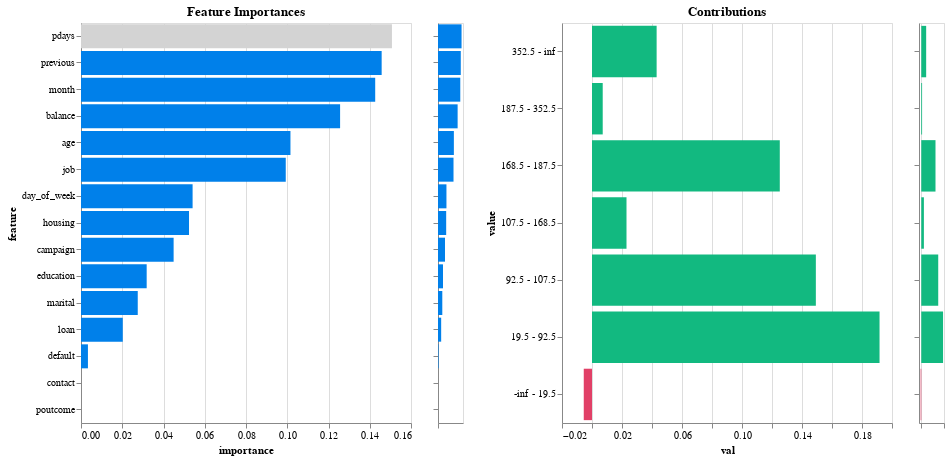

Source (notebook cell):
### Code cell
model_dd.explain()

### Figure 1 — Vega-Lite specification as saved in the notebook (floating-point values rounded to 4 significant figures)
{"config": {"view": {"continuousWidth": 300, "continuousHeight": 300}}, "hconcat": [{"mark": {"type": "bar", "color": "#0080ea"}, "encoding": {"color": {"condition": {"param": "param_4", "value": "lightgray"}, "value": "#0080ea"}, "tooltip": {"field": "importance_label", "type": "nominal"}, "x": {"field": "importance", "type": "quantitative"}, "y": {"field": "feature", "sort": {"field": "importance", "order": "descending"}, "type": "nominal"}}, "height": 400, "name": "view_5", "title": "Feature Importances", "transform": [{"filter": {"param": "param_5"}}], "width": 330}, {"mark": {"type": "bar", "color": "#0080ea"}, "encoding": {"x": {"axis": {"labels": false, "title": null}, "field": "importance", "type": "quantitative"}, "y": {"axis": {"labels": false, "title": null}, "field": "feature", "sort": "-x", "type": "nominal"}}, "height": 400, "name": "view_6", "width": 25}, {"data": {"name": "data-11e1279f90fbcd98d696f22a0cb29be1"}, "mark": {"type": "bar", "color": "#e14067"}, "encoding": {"color": {"condition": {"test": "(datum.contribution < 0)", "value": "#e14067"}, "value": "#12b980"}, "tooltip": {"field": "score_label", "type": "nominal"}, "x": {"field": "val", "type": "quantitative"}, "y": {"field": "value", "sort": {"field": "index", "order": "descending"}, "type": "nominal"}}, "height": 400, "name": "view_7", "title": "Contributions", "transform": [{"fold": ["contribution", "mean", "frequency"], "as": ["column", "val"]}, {"filter": {"param": "Select"}}, {"filter": {"param": "param_4"}}, {"filter": {"param": "param_6"}}], "width": 330}, {"data": {"name": "data-11e1279f90fbcd98d696f22a0cb29be1"}, "mark": {"type": "bar", "color": "#e14067"}, "encoding": {"color": {"condition": {"test": "(datum.contribution < 0)", "value": "#e14067"}, "value": "#12b980"}, "x": {"axis": {"labels": false, "title": null}, "field": "contribution", "type": "quantitative"}, "y": {"axis": {"labels": false, "title": null}, "field": "value", "sort": {"field": "index", "order": "descending"}, "type": "nominal"}}, "height": 400, "name": "view_8", "transform": [{"filter": {"param": "param_4"}}], "width": 25}], "data": {"name": "data-58c925f8be57118707182683671c3de5"}, "params": [{"name": "param_4", "select": {"type": "point", "fields": ["feature"]}, "value": "pdays", "views": ["view_5"]}, {"name": "Select", "select": {"type": "point", "fields": ["column"]}, "bind": {"input": "select", "options": ["contribution", "mean", "frequency"]}, "value": "contribution", "views": ["view_5", "view_7"]}, {"name": "param_5", "select": {"type": "interval", "encodings": ["y"]}, "views": ["view_6"]}, {"name": "param_6", "select": {"type": "interval", "encodings": ["y"]}, "views": ["view_8"]}], "$schema": "https://vega.github.io/schema/vega-lite/v5.16.3.json", "datasets": {"data-58c925f8be57118707182683671c3de5": [{"feature": "contact", "importance": 0.0, "importance_label": "0.0%"}, {"feature": "poutcome", "importance": 0.0, "importance_label": "0.0%"}, {"feature": "default", "importance": 0.003362, "importance_label": "0.3%"}, {"feature": "loan", "importance": 0.02026, "importance_label": "2.0%"}, {"feature": "marital", "importance": 0.02752, "importance_label": "2.8%"}, {"feature": "education", "importance": 0.03184, "importance_label": "3.2%"}, {"feature": "campaign", "importance": 0.04491, "importance_label": "4.5%"}, {"feature": "housing", "importance": 0.05237, "importance_label": "5.2%"}, {"feature": "day_of_week", "importance": 0.05411, "importance_label": "5.4%"}, {"feature": "job", "importance": 0.09928, "importance_label": "9.9%"}, {"feature": "age", "importance": 0.1016, "importance_label": "10.2%"}, {"feature": "balance", "importance": 0.1256, "importance_label": "12.6%"}, {"feature": "month", "importance": 0.1426, "importance_label": "14.3%"}, {"feature": "previous", "importance": 0.1458, "importance_label": "14.6%"}, {"feature": "pdays", "importance": 0.1508, "importance_label": "15.1%"}], "data-11e1279f90fbcd98d696f22a0cb29be1": [{"index": 0, "value": "-inf - 24.5", "contribution": 0.07659, "mean": 0.2651, "frequency": 0.01836, "feature": "age", "score_label": "7.7"}, {"index": 1, "value": "24.5 - 25.5", "contribution": 0.05128, "mean": 0.2165, "frequency": 0.01136, "feature": "age", "score_label": "5.1"}, {"index": 2, "value": "25.5 - 27.5", "contribution": 0.02083, "mean": 0.1582, "frequency": 0.03757, "feature": "age", "score_label": "2.1"}, {"index": 3, "value": "27.5 - 29.5", "contribution": 0.0204, "mean": 0.1574, "frequency": 0.04955, "feature": "age", "score_label": "2.0"}, {"index": 4, "value": "29.5 - 38.5", "contribution": -0.00209, "mean": 0.1085, "frequency": 0.3681, "feature": "age", "score_label": "-0.2"}, {"index": 5, "value": "38.5 - 43.5", "contribution": -0.006219, "mean": 0.0891, "frequency": 0.1431, "feature": "age", "score_label": "-0.6"}, {"index": 6, "value": "43.5 - 48.5", "contribution": -0.006302, "mean": 0.08871, "frequency": 0.1256, "feature": "age", "score_label": "-0.6"}, {"index": 7, "value": "48.5 - 59.5", "contribution": -0.004765, "mean": 0.09592, "frequency": 0.2075, "feature": "age", "score_label": "-0.5"}, {"index": 8, "value": "59.5 - 60.5", "contribution": 0.02544, "mean": 0.167, "frequency": 0.01291, "feature": "age", "score_label": "2.5"}, {"index": 9, "value": "60.5 - 67.5", "contribution": 0.1568, "mean": 0.4188, "frequency": 0.01208, "feature": "age", "score_label": "15.7"}, {"index": 10, "value": "67.5 - inf", "contribution": 0.1738, "mean": 0.4513, "frequency": 0.01391, "feature": "age", "score_label": "17.4"}, {"index": 0, "value": "blue-collar", "contribution": -0.009263, "mean": 0.07482, "frequency": 0.2151, "feature": "job", "score_label": "-0.9"}, {"index": 1, "value": "entrepreneur", "contribution": -0.006946, "mean": 0.08355, "frequency": 0.03243, "feature": "job", "score_label": "-0.7"}, {"index": 1, "value": "housemaid", "contribution": -0.006946, "mean": 0.08824, "frequency": 0.02726, "feature": "job", "score_label": "-0.7"}, {"index": 2, "value": "services", "contribution": -0.003061, "mean": 0.09359, "frequency": 0.09188, "feature": "job", "score_label": "-0.3"}, {"index": 2, "value": "technician", "contribution": -0.003061, "mean": 0.1096, "frequency": 0.1678, "feature": "job", "score_label": "-0.3"}, {"index": 3, "value": "admin.", "contribution": 0.007273, "mean": 0.1216, "frequency": 0.1135, "feature": "job", "score_label": "0.7"}, {"index": 3, "value": "self-employed", "contribution": 0.007273, "mean": 0.1227, "frequency": 0.03514, "feature": "job", "score_label": "0.7"}, {"index": 3, "value": "management", "contribution": 0.007273, "mean": 0.1395, "frequency": 0.2104, "feature": "job", "score_label": "0.7"}, {"index": 4, "value": "unemployed", "contribution": 0.01387, "mean": 0.1449, "frequency": 0.02958, "feature": "job", "score_label": "1.4"}, {"index": 5, "value": "retired", "contribution": 0.05917, "mean": 0.2317, "frequency": 0.05013, "feature": "job", "score_label": "5.9"}, {"index": 6, "value": "student", "contribution": 0.06914, "mean": 0.2901, "frequency": 0.02068, "feature": "job", "score_label": "6.9"}, {"index": 0, "value": "married", "contribution": -0.00283, "mean": 0.1017, "frequency": 0.5999, "feature": "marital", "score_label": "-0.3"}, {"index": 0, "value": "divorced", "contribution": -0.00283, "mean": 0.1218, "frequency": 0.1171, "feature": "marital", "score_label": "-0.3"}, {"index": 1, "value": "single", "contribution": 0.01756, "mean": 0.1519, "frequency": 0.283, "feature": "marital", "score_label": "1.8"}, {"index": 0, "value": "primary", "contribution": -0.006594, "mean": 0.08734, "frequency": 0.1507, "feature": "education", "score_label": "-0.7"}, {"index": 1, "value": "secondary", "contribution": -0.002263, "mean": 0.1077, "frequency": 0.5129, "feature": "education", "score_label": "-0.2"}, {"index": 2, "value": "tertiary", "contribution": 0.01568, "mean": 0.151, "frequency": 0.2953, "feature": "education", "score_label": "1.6"}, {"index": 0, "value": "yes", "contribution": -0.01085, "mean": 0.06738, "frequency": 0.01805, "feature": "default", "score_label": "-1.1"}, {"index": 1, "value": "no", "contribution": 0.0004884, "mean": 0.1192, "frequency": 0.9819, "feature": "default", "score_label": "0.0"}, {"index": 0, "value": "-inf - -426.5", "contribution": -0.01241, "mean": 0.06003, "frequency": 0.02027, "feature": "balance", "score_label": "-1.2"}, {"index": 1, "value": "-426.5 - -228.5", "contribution": -0.01369, "mean": 0.05402, "frequency": 0.02099, "feature": "balance", "score_label": "-1.4"}, {"index": 2, "value": "-228.5 - -90.5", "contribution": -0.01381, "mean": 0.05348, "frequency": 0.02068, "feature": "balance", "score_label": "-1.4"}, {"index": 3, "value": "-90.5 - -0.5", "contribution": -0.01252, "mean": 0.05954, "frequency": 0.02043, "feature": "balance", "score_label": "-1.3"}, {"index": 4, "value": "-0.5 - 2.5", "contribution": -0.006871, "mean": 0.08604, "frequency": 0.08516, "feature": "balance", "score_label": "-0.7"}, {"index": 5, "value": "2.5 - 39.5", "contribution": -0.01099, "mean": 0.0667, "frequency": 0.05098, "feature": "balance", "score_label": "-1.1"}, {"index": 6, "value": "39.5 - 105.5", "contribution": -0.006464, "mean": 0.08795, "frequency": 0.06287, "feature": "balance", "score_label": "-0.6"}, {"index": 7, "value": "105.5 - 913.5", "contribution": -0.0006982, "mean": 0.115, "frequency": 0.3755, "feature": "balance", "score_label": "-0.1"}, {"index": 8, "value": "913.5 - 1094.5", "contribution": 0.02218, "mean": 0.1608, "frequency": 0.03766, "feature": "balance", "score_label": "2.2"}, {"index": 9, "value": "1094.5 - 1945.5", "contribution": 0.01015, "mean": 0.1377, "frequency": 0.1134, "feature": "balance", "score_label": "1.0"}, {"index": 10, "value": "1945.5 - 2320.5", "contribution": 0.02003, "mean": 0.1567, "frequency": 0.02859, "feature": "balance", "score_label": "2.0"}, {"index": 11, "value": "2320.5 - 2775.5", "contribution": 0.02856, "mean": 0.173, "frequency": 0.02828, "feature": "balance", "score_label": "2.9"}, {"index": 12, "value": "2775.5 - 3361.0", "contribution": 0.03586, "mean": 0.187, "frequency": 0.02721, "feature": "balance", "score_label": "3.6"}, {"index": 13, "value": "3361.0 - 4228.0", "contribution": 0.03798, "mean": 0.1911, "frequency": 0.02721, "feature": "balance", "score_label": "3.8"}, {"index": 14, "value": "4228.0 - 6048.0", "contribution": 0.02955, "mean": 0.1749, "frequency": 0.03525, "feature": "balance", "score_label": "3.0"}, {"index": 15, "value": "6048.0 - inf", "contribution": 0.01473, "mean": 0.1465, "frequency": 0.04548, "feature": "balance", "score_label": "1.5"}, {"index": 0, "value": "yes", "contribution": -0.00861, "mean": 0.07788, "frequency": 0.556, "feature": "housing", "score_label": "-0.9"}, {"index": 1, "value": "no", "contribution": 0.0264, "mean": 0.1689, "frequency": 0.444, "feature": "housing", "score_label": "2.6"}, {"index": 0, "value": "yes", "contribution": -0.01081, "mean": 0.06757, "frequency": 0.1592, "feature": "loan", "score_label": "-1.1"}, {"index": 1, "value": "no", "contribution": 0.00501, "mean": 0.1279, "frequency": 0.8408, "feature": "loan", "score_label": "0.5"}, {"index": 0, "value": "-inf - 2.5", "contribution": 0.02814, "mean": 0.1722, "frequency": 0.03581, "feature": "day_of_week", "score_label": "2.8"}, {"index": 1, "value": "2.5 - 3.5", "contribution": 0.02189, "mean": 0.1602, "frequency": 0.02433, "feature": "day_of_week", "score_label": "2.2"}, {"index": 2, "value": "3.5 - 4.5", "contribution": 0.02307, "mean": 0.1625, "frequency": 0.03199, "feature": "day_of_week", "score_label": "2.3"}, {"index": 3, "value": "4.5 - 27.5", "contribution": -0.0006249, "mean": 0.1153, "frequency": 0.7785, "feature": "day_of_week", "score_label": "-0.1"}, {"index": 4, "value": "27.5 - 29.5", "contribution": -0.008763, "mean": 0.07716, "frequency": 0.0799, "feature": "day_of_week", "score_label": "-0.9"}, {"index": 5, "value": "29.5 - 30.5", "contribution": 0.02642, "mean": 0.1689, "frequency": 0.03487, "feature": "day_of_week", "score_label": "2.6"}, {"index": 6, "value": "30.5 - inf", "contribution": -0.008223, "mean": 0.0797, "frequency": 0.01457, "feature": "day_of_week", "score_label": "-0.8"}, {"index": 0, "value": "may", "contribution": -0.01084, "mean": 0.06741, "frequency": 0.3039, "feature": "month", "score_label": "-1.1"}, {"index": 1, "value": "jul", "contribution": -0.005447, "mean": 0.09272, "frequency": 0.1524, "feature": "month", "score_label": "-0.5"}, {"index": 2, "value": "nov", "contribution": -0.002544, "mean": 0.1022, "frequency": 0.08795, "feature": "month", "score_label": "-0.3"}, {"index": 2, "value": "jan", "contribution": -0.002544, "mean": 0.1023, "frequency": 0.03191, "feature": "month", "score_label": "-0.3"}, {"index": 2, "value": "jun", "contribution": -0.002544, "mean": 0.1039, "frequency": 0.1181, "feature": "month", "score_label": "-0.3"}, {"index": 2, "value": "aug", "contribution": -0.002544, "mean": 0.112, "frequency": 0.1385, "feature": "month", "score_label": "-0.3"}, {"index": 3, "value": "feb", "contribution": 0.02646, "mean": 0.169, "frequency": 0.05939, "feature": "month", "score_label": "2.6"}, {"index": 4, "value": "apr", "contribution": 0.0403, "mean": 0.1955, "frequency": 0.06406, "feature": "month", "score_label": "4.0"}, {"index": 5, "value": "dec", "contribution": 0.1757, "mean": 0.4509, "frequency": 0.004783, "feature": "month", "score_label": "17.6"}, {"index": 5, "value": "oct", "contribution": 0.1757, "mean": 0.4561, "frequency": 0.01576, "feature": "month", "score_label": "17.6"}, {"index": 6, "value": "sep", "contribution": 0.1906, "mean": 0.4834, "frequency": 0.01252, "feature": "month", "score_label": "19.1"}, {"index": 7, "value": "mar", "contribution": 0.2147, "mean": 0.5297, "frequency": 0.0107, "feature": "month", "score_label": "21.5"}, {"index": 0, "value": "-inf - 1.5", "contribution": 0.01456, "mean": 0.1462, "frequency": 0.3898, "feature": "campaign", "score_label": "1.5"}, {"index": 1, "value": "1.5 - 3.5", "contribution": -0.001111, "mean": 0.1131, "frequency": 0.3991, "feature": "campaign", "score_label": "-0.1"}, {"index": 2, "value": "3.5 - 4.5", "contribution": -0.005598, "mean": 0.09201, "frequency": 0.07753, "feature": "campaign", "score_label": "-0.6"}, {"index": 3, "value": "4.5 - 5.5", "contribution": -0.007547, "mean": 0.08287, "frequency": 0.03937, "feature": "campaign", "score_label": "-0.8"}, {"index": 4, "value": "5.5 - 6.5", "contribution": -0.009789, "mean": 0.07235, "frequency": 0.0279, "feature": "campaign", "score_label": "-1.0"}, {"index": 5, "value": "6.5 - 7.5", "contribution": -0.009748, "mean": 0.07254, "frequency": 0.01601, "feature": "campaign", "score_label": "-1.0"}, {"index": 6, "value": "7.5 - 9.5", "contribution": -0.01141, "mean": 0.06475, "frequency": 0.01922, "feature": "campaign", "score_label": "-1.1"}, {"index": 7, "value": "9.5 - 12.5", "contribution": -0.0123, "mean": 0.06054, "frequency": 0.01324, "feature": "campaign", "score_label": "-1.2"}, {"index": 8, "value": "12.5 - inf", "contribution": -0.0186, "mean": 0.03101, "frequency": 0.01783, "feature": "campaign", "score_label": "-1.9"}, {"index": 0, "value": "-inf - 19.5", "contribution": -0.005496, "mean": 0.09249, "frequency": 0.8224, "feature": "pdays", "score_label": "-0.5"}, {"index": 1, "value": "19.5 - 92.5", "contribution": 0.1917, "mean": 0.4856, "frequency": 0.01828, "feature": "pdays", "score_label": "19.2"}, {"index": 2, "value": "92.5 - 107.5", "contribution": 0.1492, "mean": 0.4043, "frequency": 0.01429, "feature": "pdays", "score_label": "14.9"}, {"index": 3, "value": "107.5 - 168.5", "contribution": 0.023, "mean": 0.1624, "frequency": 0.02248, "feature": "pdays", "score_label": "2.3"}, {"index": 4, "value": "168.5 - 187.5", "contribution": 0.1252, "mean": 0.3582, "frequency": 0.02632, "feature": "pdays", "score_label": "12.5"}, {"index": 5, "value": "187.5 - 352.5", "contribution": 0.007144, "mean": 0.132, "frequency": 0.07039, "feature": "pdays", "score_label": "0.7"}, {"index": 6, "value": "352.5 - inf", "contribution": 0.04309, "mean": 0.2009, "frequency": 0.02588, "feature": "pdays", "score_label": "4.3"}, {"index": 0, "value": "-inf - 0.5", "contribution": -0.005519, "mean": 0.09239, "frequency": 0.8188, "feature": "previous", "score_label": "-0.6"}, {"index": 1, "value": "0.5 - 1.5", "contribution": 0.04661, "mean": 0.2076, "frequency": 0.06113, "feature": "previous", "score_label": "4.7"}, {"index": 2, "value": "1.5 - 2.5", "contribution": 0.05726, "mean": 0.228, "frequency": 0.0462, "feature": "previous", "score_label": "5.7"}, {"index": 3, "value": "2.5 - 3.5", "contribution": 0.07279, "mean": 0.2578, "frequency": 0.02488, "feature": "previous", "score_label": "7.3"}, {"index": 4, "value": "3.5 - 4.5", "contribution": 0.07336, "mean": 0.2589, "frequency": 0.01559, "feature": "previous", "score_label": "7.3"}, {"index": 5, "value": "4.5 - 6.5", "contribution": 0.0866, "mean": 0.2842, "frequency": 0.01595, "feature": "previous", "score_label": "8.7"}, {"index": 6, "value": "6.5 - inf", "contribution": 0.07081, "mean": 0.254, "frequency": 0.01742, "feature": "previous", "score_label": "7.1"}]}}
